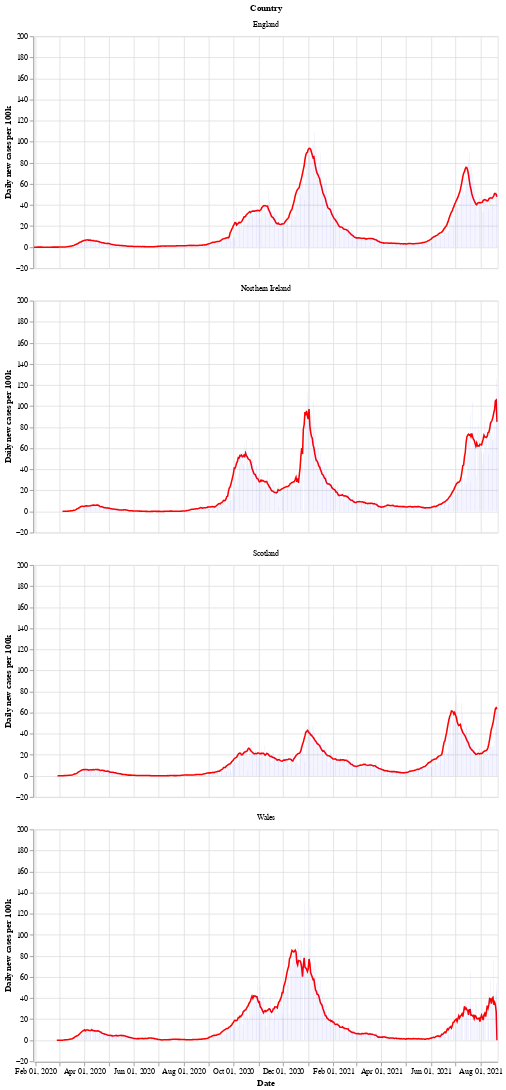

This figure's notebook cell:
### Markdown cell above
Next is a bar chart of the number of new cases in each country (per 100k population), with the 7 day moving average of cases. Again we see that Wales saw a longer period of raising and falling cases compared to the other countries.

After a period of cases falling, each nation is now seeing a rise in the number of cases - especially in Wales.

### Code cell
# collapse
bars = alt.Chart(uk_cases).mark_bar().encode(
    x=alt.X("yearmonthdate(date):T", axis=alt.Axis(title='Date')),
    y=alt.Y("newCasesRate:Q", axis=alt.Axis(title='Daily new cases per 100k')),
    tooltip='newCasesRate',
    color=alt.condition(
        alt.datum.dailyChange > 0,
        alt.value("orange"),  # The positive color
        alt.value("blue")  # The negative color
    )
).properties(title='New cases per 100k population with rolling 7 day average', width=600).interactive()
line = alt.Chart(uk_cases).mark_line(
    color='red',
    size=2,
).transform_window(
    rolling_mean='mean(newCasesRate)',
    frame=[0, 7],
    groupby=['areaName']
).encode(
    x='yearmonthdate(date):T',
    y='rolling_mean:Q'
)
alt.layer(line, bars, data=uk_cases).facet(alt.Row('areaName', title='Country'), columns=1)

### Figure 1 — Vega-Lite specification as saved in the notebook (floating-point values rounded to 4 significant figures; data arrays with more than 128 entries replaced by an {"elided": "..."} marker saying what was removed)
{"config": {"view": {"continuousWidth": 400, "continuousHeight": 300}}, "data": {"name": "data-e2d61862a90ba42ea914fede3ea3bcaa"}, "facet": {"type": "nominal", "field": "areaName", "title": "Country"}, "spec": {"layer": [{"mark": {"type": "line", "color": "red", "size": 2}, "encoding": {"x": {"type": "temporal", "field": "date", "timeUnit": "yearmonthdate"}, "y": {"type": "quantitative", "field": "rolling_mean"}}, "transform": [{"window": [{"op": "mean", "field": "newCasesRate", "as": "rolling_mean"}], "frame": [0, 7], "groupby": ["areaName"]}]}, {"mark": "bar", "encoding": {"color": {"condition": {"value": "orange", "test": "(datum.dailyChange > 0)"}, "value": "blue"}, "tooltip": {"type": "quantitative", "field": "newCasesRate"}, "x": {"type": "temporal", "axis": {"title": "Date"}, "field": "date", "timeUnit": "yearmonthdate"}, "y": {"type": "quantitative", "axis": {"title": "Daily new cases per 100k"}, "field": "newCasesRate"}}, "selection": {"selector002": {"type": "interval", "bind": "scales", "encodings": ["x", "y"]}}, "title": "New cases per 100k population with rolling 7 day average", "width": 600}]}, "columns": 1, "$schema": "https://vega.github.io/schema/vega-lite/v4.8.1.json", "datasets": {"data-e2d61862a90ba42ea914fede3ea3bcaa": {"elided": "2188 records"}}}
